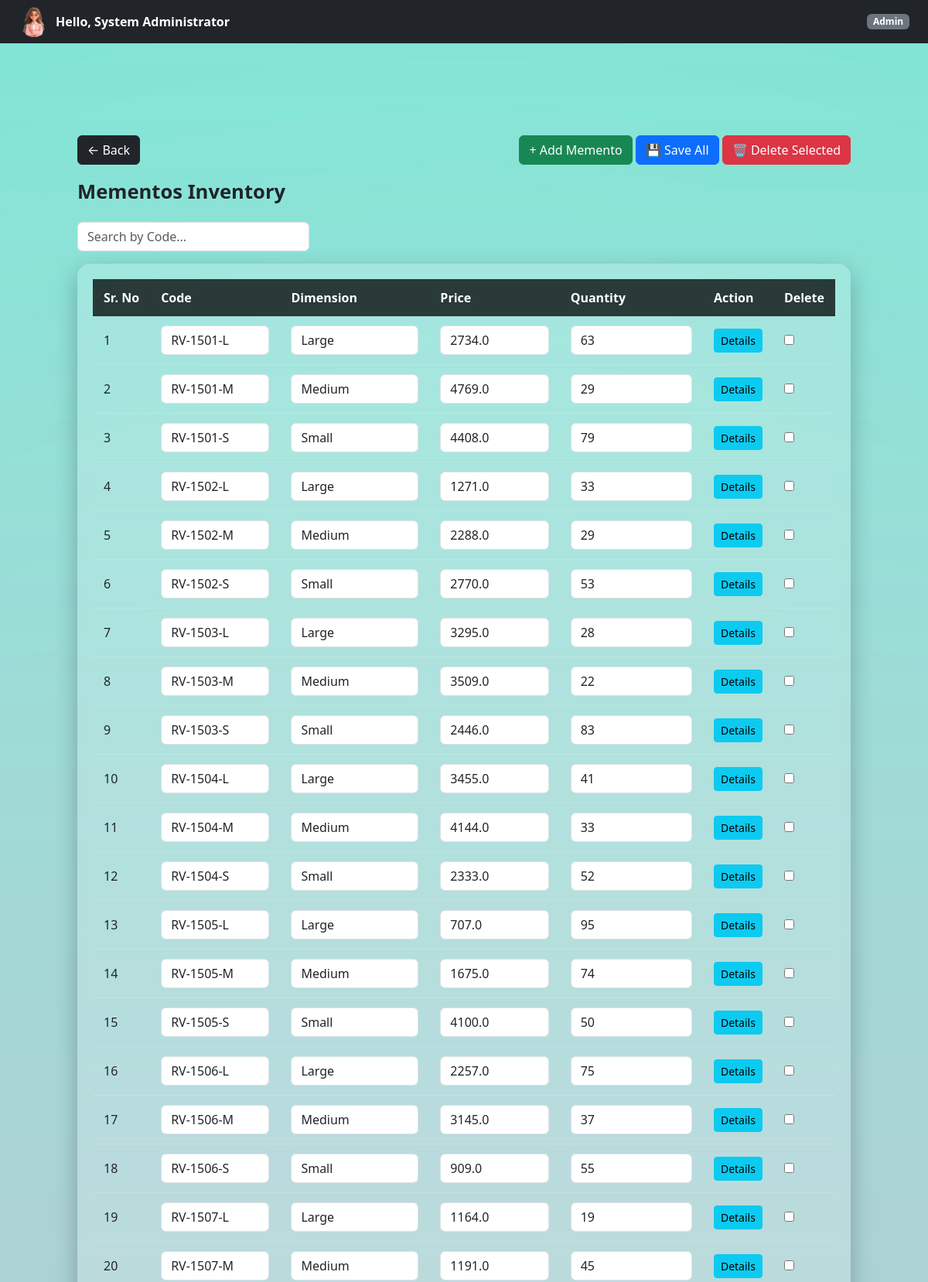
Screenshot of /admin/mementos (signed in, upper part) with the database file from the repository.
### controller/models.py (models this page shows)
class Memento(db.Model):
    __tablename__ = "mementos"
    id = db.Column(db.Integer, primary_key=True)
    code = db.Column(
        db.String(100),
        nullable=False,
        unique=True
    )
    dimension = db.Column(db.String(100), nullable=False)
    price = db.Column(db.Float, nullable=False)
    quantity = db.Column(db.Integer, default=0)
    materials = db.relationship(
    "MementoMaterial",
    backref="memento",
    cascade="all, delete-orphan"
)

### controller/admin.py (the view)
@admin_bp.route("/mementos")
@login_required
@role_required("Admin")
def view_mementos():
    mementos = Memento.query.all()
    foils = Foil.query.all()
    paints = Paint.query.all()
    accessories = Accessory.query.all()
    boards = Board.query.all()
    return render_template(
        "admin/memento.html",
        mementos=mementos,
        foils=foils,
        paints=paints,
        accessories=accessories,
        boards=boards
    )

### templates/admin/memento.html (shortened to what this page needs)
{% extends "base.html" %}
{% block page_class %}company-dashboard-bg{% endblock %}
{% block free_content %}
{% include "partials/navbar.html" %}
<div class="dashboard-container">
    <div class="d-flex justify-content-between align-items-center mb-3">
        <a href="{{ url_for('admin.dashboard') }}"
           class="btn btn-dark">
            ← Back
        </a>
        <div>
            <button class="btn btn-success"
                    onclick="addMementoRow()">
                + Add Memento
            </button>
            <button form="mementoForm"
                    class="btn btn-primary">
                💾 Save All
            </button>
            <button type="button"
                    class="btn btn-danger"
                    onclick="deleteSelectedMementos()">
                🗑 Delete Selected
            </button>
        </div>
    </div>
    <div class="page-title">
        Mementos Inventory
    </div>
    <input
        type="text"
        id="searchInput"
        placeholder="Search by Code..."
        class="form-control mb-3"
        style="max-width:300px;"
    >
    <form
        id="mementoForm"
        method="POST"
        action="{{ url_for('admin.bulk_update_mementos') }}"
    >
        <div class="glass-table">
            <table>
                <thead>
                    <tr>
                        <th>Sr. No</th>
                        <th>Code</th>
                        <th>Dimension</th>
                        <th>Price</th>
                        <th>Quantity</th>
                        <th>Action</th>
                        <th>Delete</th>
                    </tr>
                </thead>
                <tbody id="mementoTableBody">
                    {% for memento in mementos %}
                    <tr>
                        <td class="sr-no">
                            {{ loop.index }}
                        </td>
                        <td>
                            <input
                                name="code[]"
                                value="{{ memento.code }}"
                                class="form-control"
                            >
                        </td>
                        <td>
                            <input
                                name="dimension[]"
                                value="{{ memento.dimension }}"
                                class="form-control"
                            >
                        </td>
                        <td>
                            <input
                                name="price[]"
                                value="{{ memento.price }}"
                                class="form-control"
                            >
                        </td>
                        <td>
                            <input
                                name="quantity[]"
                                value="{{ memento.quantity }}"
                                class="form-control"
                            >
                        </td>
                        <td>
                            <button
                                type="button"
                                class="btn btn-info btn-sm"
                                data-memento-id="{{ memento.id }}"
                                onclick="openMaterialModal(this.dataset.mementoId)">
                                Details
                            </button>
                        </td>
                        <td>
                            <input
                                type="checkbox"
                                name="selected_ids[]"
                                value="{{ memento.id }}"
                            >
                        </td>
                    </tr>
                    {% endfor %}
                </tbody>
            </table>
        </div>
    </form>
</div>
{% endblock %}

### static/styles/main.css (style rules this page uses)
html, body { height: 100%; margin: 0; }
.dashboard-container { width: 100%; padding: 90px 40px 40px; }
.page-title { font-size: 1.6rem; font-weight: 600; color: #1f232a; margin-bottom: 20px; }
.glass-table { background: rgba(255, 255, 255, 0.18); backdrop-filter: blur(10px); -webkit-backdrop-filter: blur(10px); border-radius: 16px; padding: 20px; box-shadow: 0 10px 30px rgba(0, 0, 0, 0.25); width: 100%; overflow-x: auto; }
.glass-table table { width: 100%; border-collapse: collapse; }
.glass-table thead { background: rgba(0, 0, 0, 0.75); color: #ffffff; }
.glass-table th, .glass-table td { padding: 12px 14px; text-align: left; white-space: nowrap; }
.glass-table tbody tr { border-bottom: 1px solid rgba(255, 255, 255, 0.15); }
body { padding-top: 55px; }

### rows the page displays
Memento: code "RV-1501-L", dimension "Large", price "2734.0", quantity "63"
Memento: code "RV-1501-M", dimension "Medium", price "4769.0", quantity "29"
Memento: code "RV-1501-S", dimension "Small", price "4408.0", quantity "79"
Memento: code "RV-1502-L", dimension "Large", price "1271.0", quantity "33"
Memento: code "RV-1502-M", dimension "Medium", price "2288.0", quantity "29"
Memento: code "RV-1502-S", dimension "Small", price "2770.0", quantity "53"
Memento: code "RV-1503-L", dimension "Large", price "3295.0", quantity "28"
Memento: code "RV-1503-M", dimension "Medium", price "3509.0", quantity "22"
Memento: code "RV-1503-S", dimension "Small", price "2446.0", quantity "83"
Memento: code "RV-1504-L", dimension "Large", price "3455.0", quantity "41"
Memento: code "RV-1504-M", dimension "Medium", price "4144.0", quantity "33"
Memento: code "RV-1504-S", dimension "Small", price "2333.0", quantity "52"
Memento: code "RV-1505-L", dimension "Large", price "707.0", quantity "95"
Memento: code "RV-1505-M", dimension "Medium", price "1675.0", quantity "74"
Memento: code "RV-1505-S", dimension "Small", price "4100.0", quantity "50"
Memento: code "RV-1506-L", dimension "Large", price "2257.0", quantity "75"
Memento: code "RV-1506-M", dimension "Medium", price "3145.0", quantity "37"
Memento: code "RV-1506-S", dimension "Small", price "909.0", quantity "55"
Memento: code "RV-1507-L", dimension "Large", price "1164.0", quantity "19"
Memento: code "RV-1507-M", dimension "Medium", price "1191.0", quantity "45"

### other values shown
{{ session.get("user_name") }} "System Administrator"
